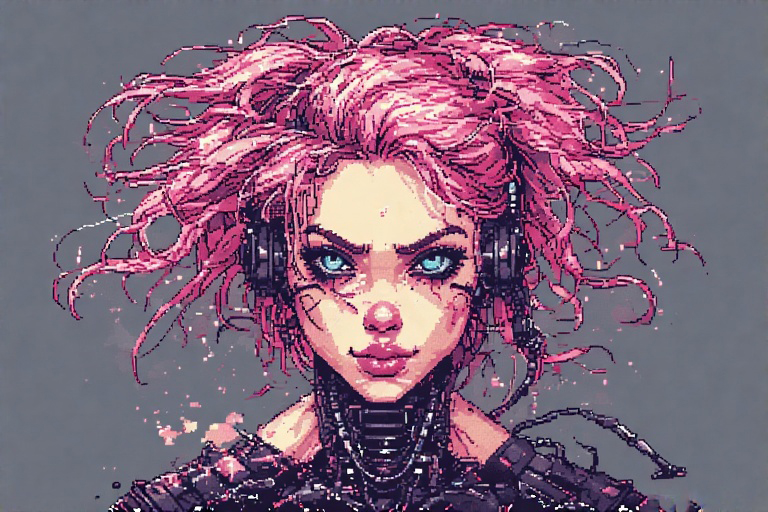
#> input picture images/BG.jpg, 768 x 512 px; its folder holds only this picture in this run
$ python -i image_detection.py   (imports and definitions only)
#> lines starting #> are read from the running program, lines starting #| are printed output that depends on the picture
#!/usr/bin/env python3

import cv2
from PIL import Image
import os
import glob
import numpy as np
import json

def detect_and_mark_faces(input_path, output_dir):
    # Load the image using PIL to handle various image formats
#> called with input_path = '../images/BG.jpg', output_dir = 'out.png'
    image_pil = Image.open(input_path)
#> image_pil is the input picture: PIL image 768x512 RGB; mean R, G, B 128.5, 101.1, 122.1
    image = cv2.cvtColor(np.array(image_pil), cv2.COLOR_RGB2BGR)  # Use np for nump

    # Convert the image to grayscale
    gray = cv2.cvtColor(image, cv2.COLOR_BGR2GRAY)
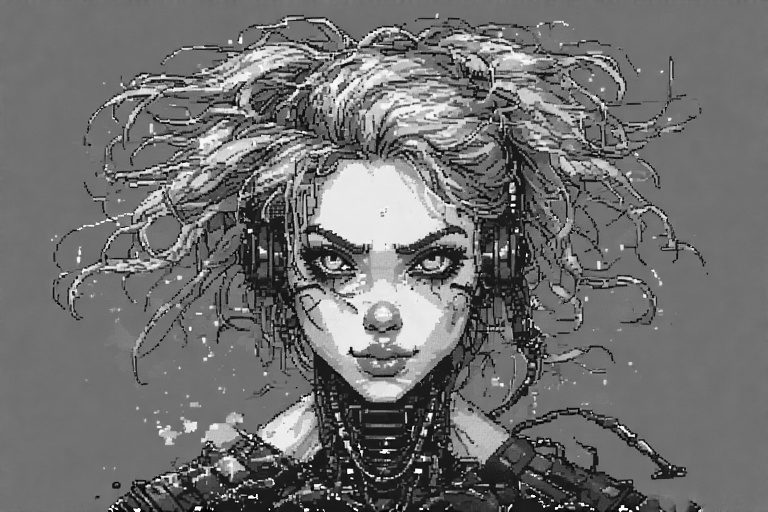
#> gray: shape (512, 768); min 1, max 255, mean 111.7

    # Load the pre-trained face detector
    face_cascade = cv2.CascadeClassifier(cv2.data.haarcascades + 'haarcascade_frontalface_default.xml')

    # Detect faces in the image
    faces = face_cascade.detectMultiScale(gray, scaleFactor=1.1, minNeighbors=5, minSize=(30, 30))
#> faces = [[271, 182, 226, 226]]

    # Draw rectangles around the faces
    for (x, y, w, h) in faces:
        cv2.rectangle(image, (x, y), (x+w, y+h), (0, 255, 0), 2)
#> this loop made 1 pass
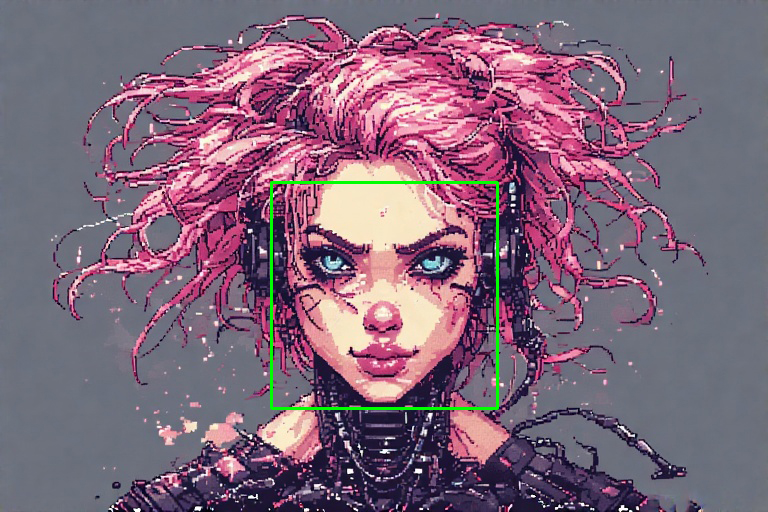
#> image: shape (512, 768, 3); mean B, G, R 121.3, 102.3, 127.6

    # Create an output directory if it doesn't exist
    os.makedirs(output_dir, exist_ok=True)

    # Save the marked image using PIL to handle various image formats
    output_path = os.path.join(output_dir, f"marked_{os.path.basename(input_path)}")
    marked_image_pil = Image.fromarray(cv2.cvtColor(image, cv2.COLOR_BGR2RGB))
    marked_image_pil.save(output_path)

    print(f"Detected {len(faces)} face(s). Marked image saved to {output_path}")
#| Detected 1 face(s). Marked image saved to out.png/marked_BG.jpg

# [15 lines not run here, left out]

>>> result = detect_and_mark_faces('../images/BG.jpg', 'out.png')

$ run again, on images/kida-robot-front.png
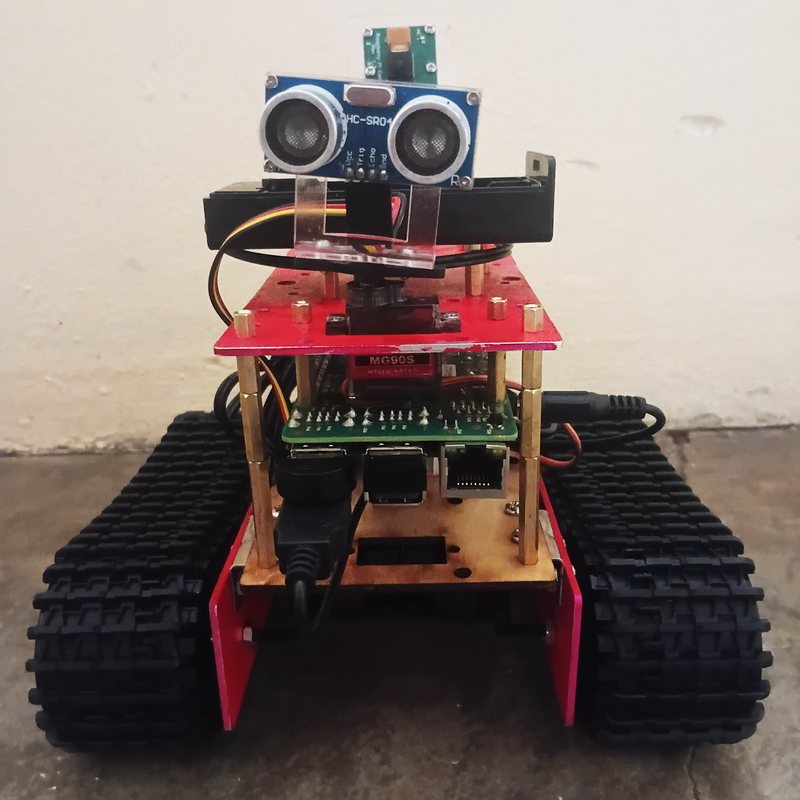
#> input picture images/kida-robot-front.png, 800 x 800 px
#> in detect_and_mark_faces, image_pil is the input picture: PIL image 800x800 RGB; mean R, G, B 126.6, 113.2, 108.1
#> in detect_and_mark_faces, `gray = cv2.cvtColor(image, cv2.COLOR_BGR2GRAY)`:
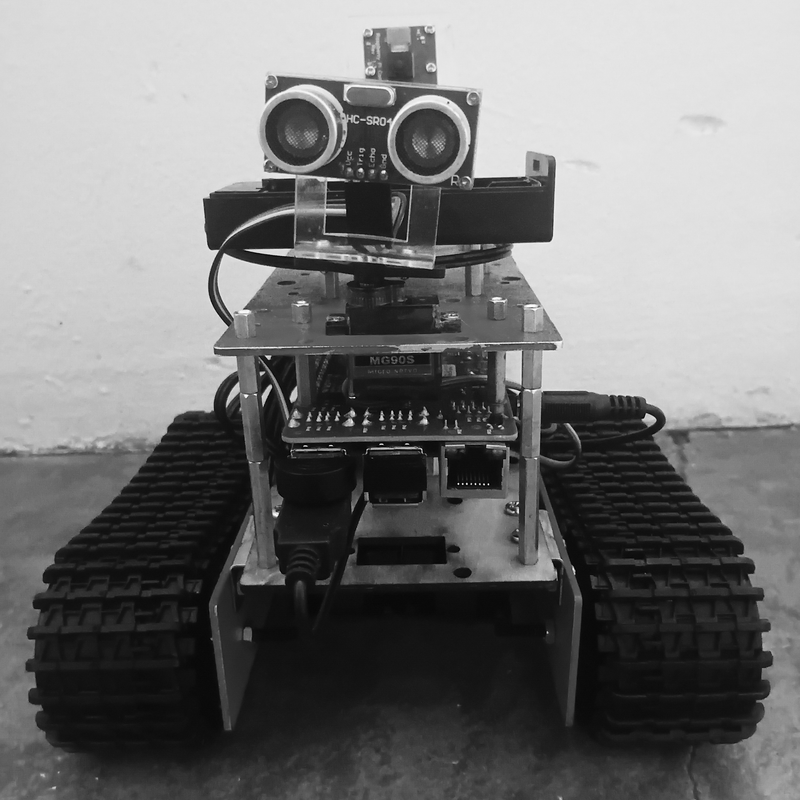
#> gray: shape (800, 800); min 0, max 255, mean 116.6
#> faces = ()
#| Detected 0 face(s). Marked image saved to out.png/marked_kida-robot-front.png

$ run again, on images/kida-robot-side.png
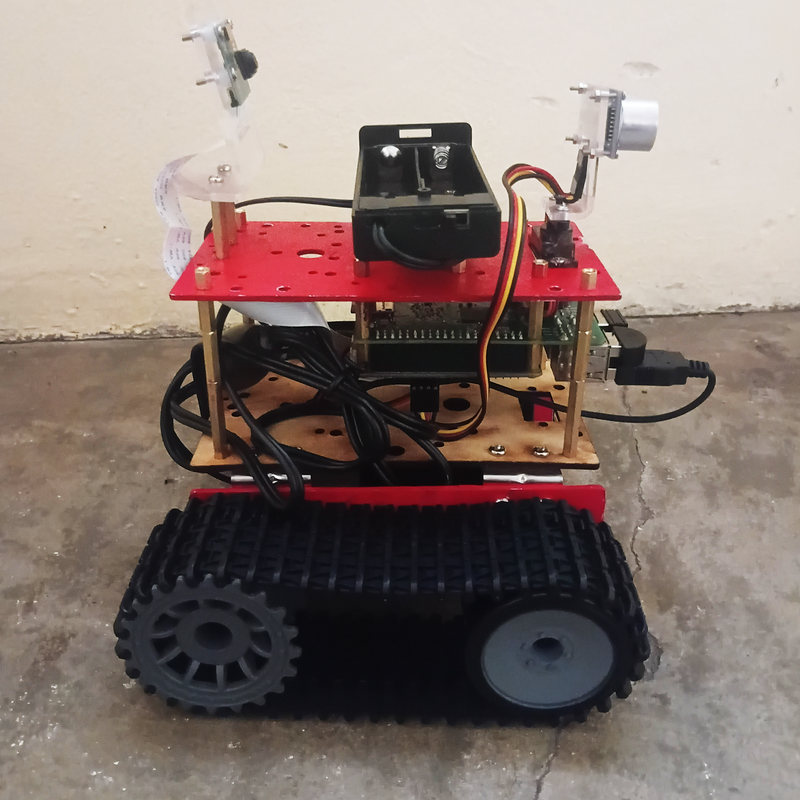
#> input picture images/kida-robot-side.png, 800 x 800 px
#> in detect_and_mark_faces, image_pil is the input picture: PIL image 800x800 RGB; mean R, G, B 135.8, 120.7, 114.8
#> in detect_and_mark_faces, `gray = cv2.cvtColor(image, cv2.COLOR_BGR2GRAY)`:
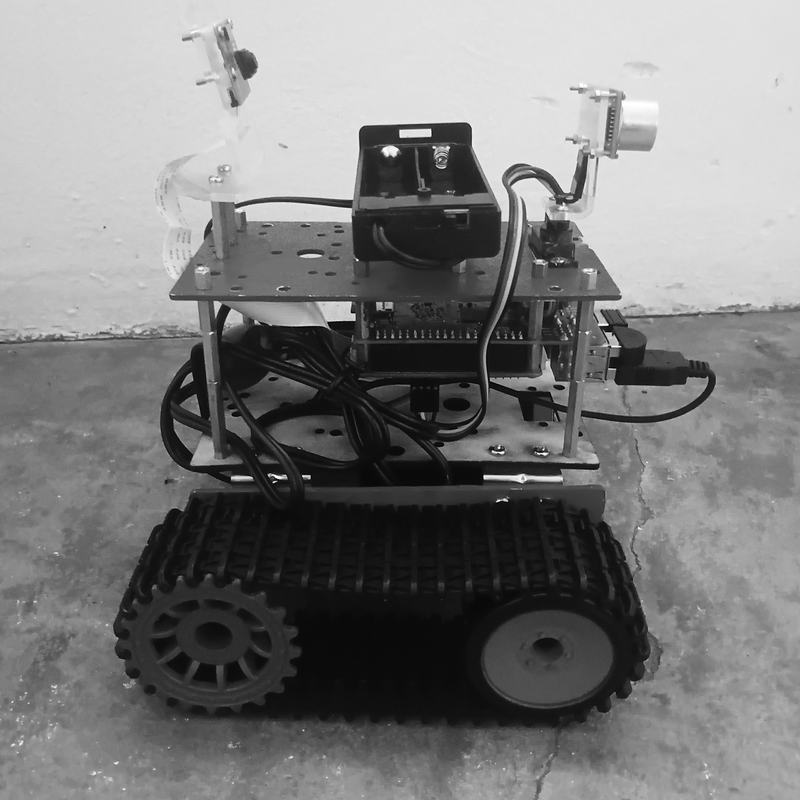
#> gray: shape (800, 800); min 0, max 255, mean 124.5
#> faces = [[663, 431, 60, 60]]
#> the loop in detect_and_mark_faces, `for (x, y, w, h) in faces:` made 1 pass
#> after the loop in detect_and_mark_faces, `for (x, y, w, h) in faces:`:
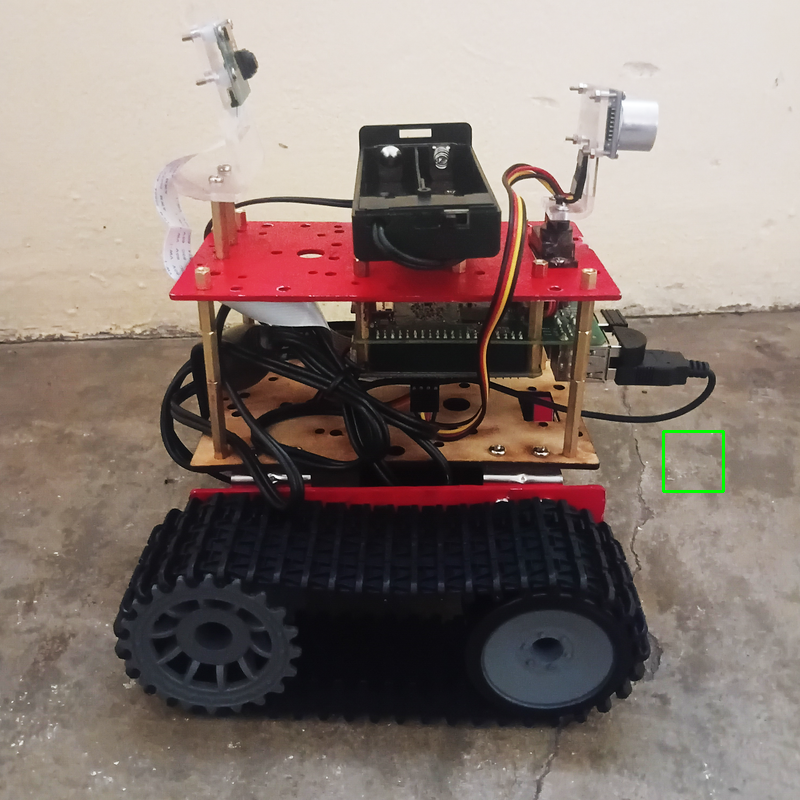
#> image: shape (800, 800, 3); mean B, G, R 114.7, 120.8, 135.6
#| Detected 1 face(s). Marked image saved to out.png/marked_kida-robot-side.png
